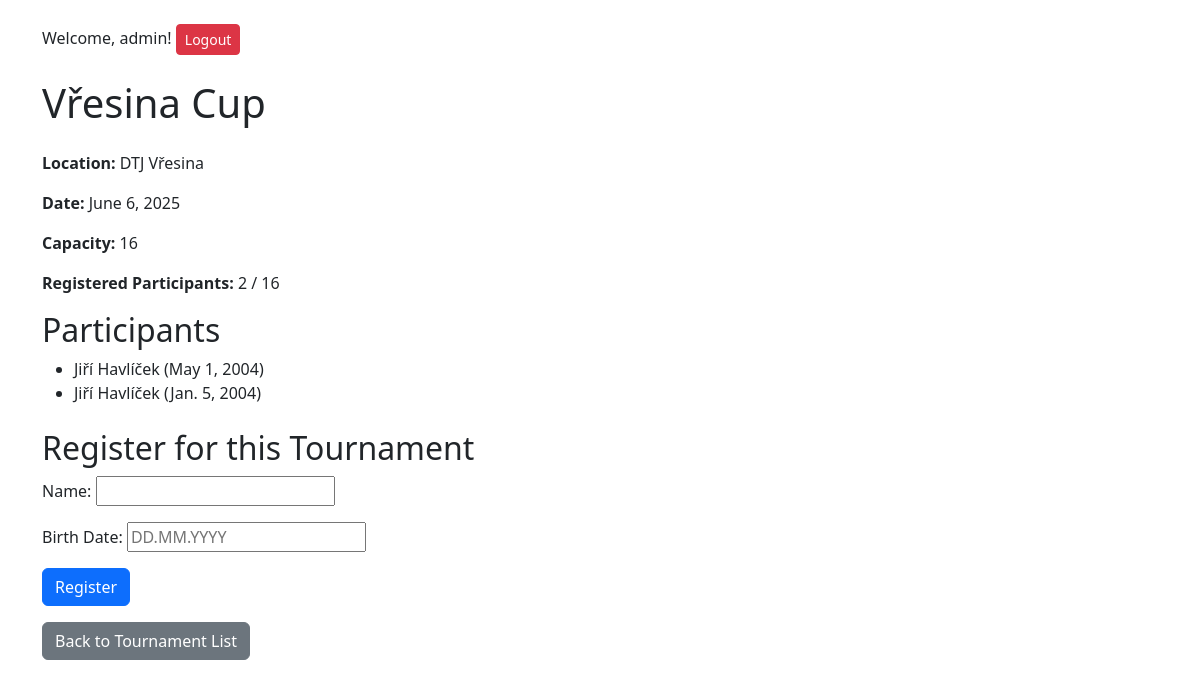
The page /locations/tournaments/2/ (signed in) on the database its author committed.
### rezervace/models.py (models this page shows, shortened)
class Tournament(models.Model):
    location = models.ForeignKey(
        Location,
        on_delete=models.CASCADE,
        related_name="tournaments",
        verbose_name="Location"
    )
    name = models.CharField(max_length=100, verbose_name="Tournament Name")
    date = models.DateField(verbose_name="Date")
    capacity = models.PositiveIntegerField(verbose_name="Capacity")

class Location(models.Model):
    name = models.CharField(max_length=100, verbose_name="Name")
    address = models.CharField(max_length=255, verbose_name="Address")
    city = models.CharField(max_length=100, verbose_name="City")
    clay_courts = models.IntegerField(default=0, verbose_name="Clay Courts")
    grass_courts = models.IntegerField(default=0, verbose_name="Grass Courts")
    hard_courts = models.IntegerField(default=0, verbose_name="Hard Courts")

class TournamentParticipant(models.Model):
    tournament = models.ForeignKey(
        Tournament,
        on_delete=models.CASCADE,
        related_name="participants",
        verbose_name="Tournament"
    )
    name = models.CharField(max_length=100, verbose_name="Name")
    birth_date = models.DateField(verbose_name="Date of Birth")

### rezervace/views.py (the view)
# urls.py: path('tournaments/<int:pk>/', views.tournament_detail, name='tournament_detail'),
@login_required
def tournament_detail(request, pk):
    tournament = get_object_or_404(Tournament, pk=pk)
    if request.method == 'POST':
        form = TournamentRegistrationForm(request.POST, tournament=tournament)
        if form.is_valid():
            participant = form.save(commit=False)
            participant.tournament = tournament
            participant.save()
            return redirect('tournament_detail', pk=tournament.pk)
    else:
        form = TournamentRegistrationForm(tournament=tournament)
    return render(request, 'rezervace/tournament_detail.html', {
        'tournament': tournament,
        'form': form,
    })

### rezervace/forms.py (shortened to what this page needs)
class TournamentRegistrationForm(forms.ModelForm):
    birth_date = forms.DateField(
        widget=DateInput(attrs={'type': 'text', 'placeholder': 'DD.MM.YYYY'}),
        input_formats=['%d.%m.%Y'],  # Accepts dates in the format DD.MM.YYYY
        label="Birth Date"
    )
    def __init__(self, *args, **kwargs):
        self.tournament = kwargs.pop('tournament', None)  # Pass the tournament instance
        super().__init__(*args, **kwargs)
    class Meta:
        model = TournamentParticipant
        fields = ['name', 'birth_date']

### rezervace/templates/rezervace/tournament_detail.html (shortened to what this page needs)
{% extends 'rezervace/base.html' %}
{% block content %}
<h1 class="mb-4">{{ tournament.name }}</h1>
<p><strong>Location:</strong> {{ tournament.location.name }}</p>
<p><strong>Date:</strong> {{ tournament.date }}</p>
<p><strong>Capacity:</strong> {{ tournament.capacity }}</p>
<p><strong>Registered Participants:</strong> {{ tournament.participants.count }} / {{ tournament.capacity }}</p>
<h2>Participants</h2>
<ul>
    {% for participant in tournament.participants.all %}
    <li>{{ participant.name }} ({{ participant.birth_date }})</li>
    {% empty %}
    <li>No participants yet.</li>
    {% endfor %}
</ul>
<h2 class="mt-4">Register for this Tournament</h2>
<form method="post">
    {{ form.as_p }}
    <button type="submit" class="btn btn-primary">Register</button>
</form>
<a href="{% url 'tournament_list' %}" class="btn btn-secondary mt-3">Back to Tournament List</a>
{% endblock %}

### rezervace/templates/rezervace/base.html (shortened to what this page needs)
<!DOCTYPE html>
<html lang="en">
<head>
    <link href="https://cdn.jsdelivr.net/npm/bootstrap@5.3.6/dist/css/bootstrap.min.css" rel="stylesheet">
</head>
<body>
    <div class="container mt-4">
        <nav class="mb-4">
            {% if user.is_authenticated %}
                <span>Welcome, {{ user.username }}!</span>
                <form method="post" action="{% url 'logout' %}" style="display: inline;">
                    <button type="submit" class="btn btn-danger btn-sm">Logout</button>
                </form>
            {% else %}
                <a href="{% url 'login' %}" class="btn btn-primary btn-sm">Login</a>
            {% endif %}
        </nav>
        {% block content %}
        {% endblock %}
    </div>
</body>
</html>

### rows shown on the page
Tournament: name "Vřesina Cup", location.name "DTJ Vřesina", date "June 6, 2025", capacity "16", participants.count "2"
TournamentParticipant: name "Jiří Havlíček", birth_date "May 1, 2004"
TournamentParticipant: name "Jiří Havlíček", birth_date "Jan. 5, 2004"

### other values the page prints
{{ user.username }} "admin"
